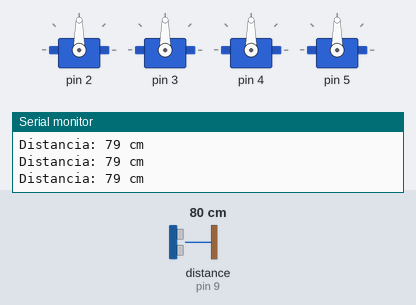
Recording of a sketch running on a simulated Arduino Uno, built with avr-gcc and run on an emulated ATmega328P. Parts: 4 × servo, the last lines printed to the serial monitor. Wiring (inferred from the names in the program): ultrasonic range finder: trigger pin 8; echo pin 9. The inputs (shaded band) are chosen by the test bench; at power-on: distance to the obstacle (sensor on pin 9) 80 cm. The echo pulse lasts 58.3 µs per cm.

Above: at 1.5 s.
1.6 s: distance to the obstacle (sensor on pin 9) set to 43 cm
3.1 s: distance to the obstacle (sensor on pin 9) set to 38 cm
At 3.33 s:
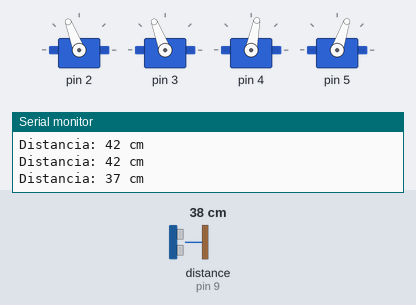
At 4.26 s:
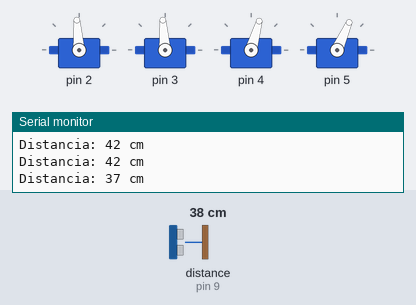
6.1 s: distance to the obstacle (sensor on pin 9) set to 250 cm
9.1 s: distance to the obstacle (sensor on pin 9) set to 2 cm
At 9.64 s:
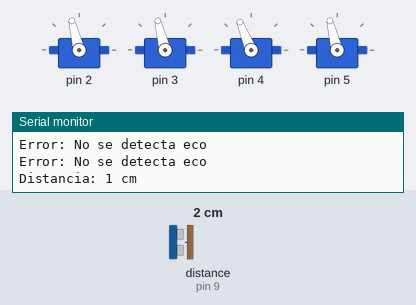
12.1 s: distance to the obstacle (sensor on pin 9) set to 120 cm
15.1 s: distance to the obstacle (sensor on pin 9) set to 4 cm
At 15.93 s:
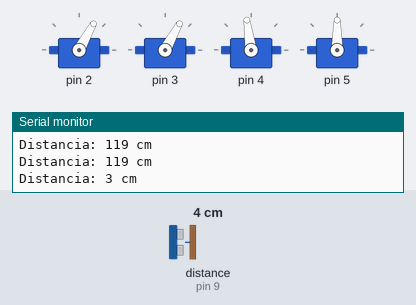
Timing chart, 0 to 26.2 s (numbered marks = the images above; inputs shaded):
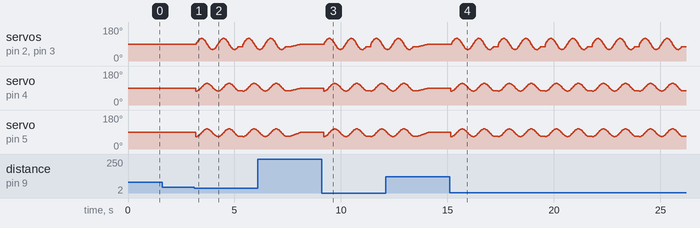

Measured:
- the behaviour switches between 41 and 40 cm on distance to the obstacle (sensor on pin 9) (found by bisection; images 0 and 1)

The sketch:

reversemove.ino
```cpp
#include <Otto.h> // Biblioteca de Otto
#include <Servo.h> // Biblioteca de Servo

Otto Otto; // Crear una instancia de Otto

const int trigPin = 8; // Pin de trigger del sensor de distancia
const int echoPin = 9; // Pin de echo del sensor de distancia
const int distanciaMaxima = 40; // Distancia máxima en centímetros para detectar un obstáculo

void setup() {
  Serial.begin(9600); // Iniciar la comunicación serial

  // Inicializar el robot Otto con los pines de los servos y el zumbador
  Otto.init(2, 3, 4, 5, true, 6); // Pines de los servos y zumbador

  pinMode(trigPin, OUTPUT); // Configurar el pin de trigger como salida
  pinMode(echoPin, INPUT);  // Configurar el pin de echo como entrada
}

long medirDistancia() {
  long duracion, distancia;

  // Generar un pulso de 10µs en el pin trig para activar el sensor
  digitalWrite(trigPin, LOW);
  delayMicroseconds(2);
  digitalWrite(trigPin, HIGH);
  delayMicroseconds(5);
  digitalWrite(trigPin, LOW);

  // Medir el tiempo que tarda el eco en volver
  duracion = pulseIn(echoPin, HIGH, 10000); // Timeout de 30ms

  // Si no se recibe una señal, duracion será 0
  if (duracion == 0) {
    return -1; // Devuelve -1 si no hay medición válida
  }

  // Calcular la distancia en cm (velocidad del sonido: 343 m/s)
  distancia = (duracion / 2) / 29.1;

  return distancia;
}

void loop() {
  long distancia = medirDistancia(); // Medir la distancia

  // Mostrar la distancia en el monitor serial
  if (distancia == -1) {
    Serial.println("Error: No se detecta eco");
  } else {
    Serial.print("Distancia: ");
    Serial.print(distancia);
    Serial.println(" cm");
  }

  // Si la distancia es menor que la distancia máxima, el robot se mueve
  if (distancia > 0 && distancia < distanciaMaxima) {
    Otto.walk(2, 1000, 1); // El robot camina hacia adelante
  } else {
    Otto.home(); // Detiene el robot
  }

  delay(200); // Pausa antes de la siguiente medición
}
```
